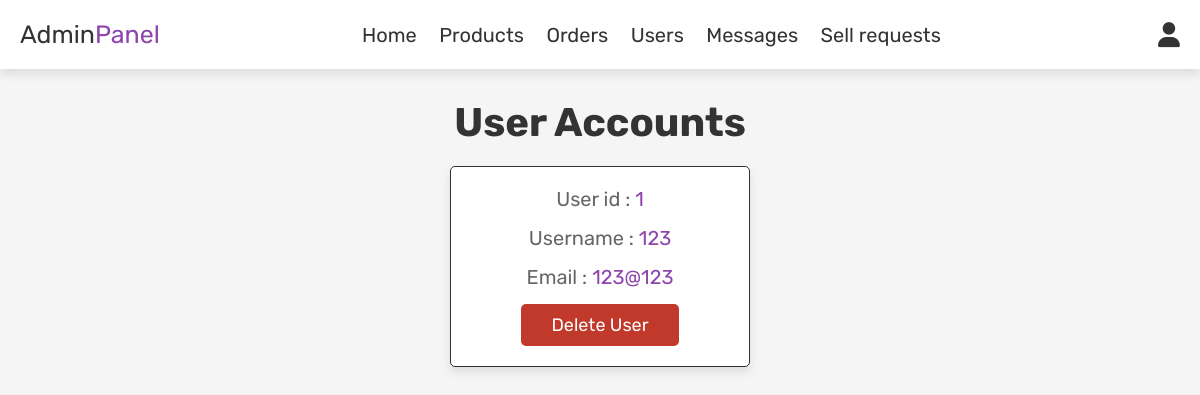
The page /admin_users.php (signed in) on the database as committed earlier.
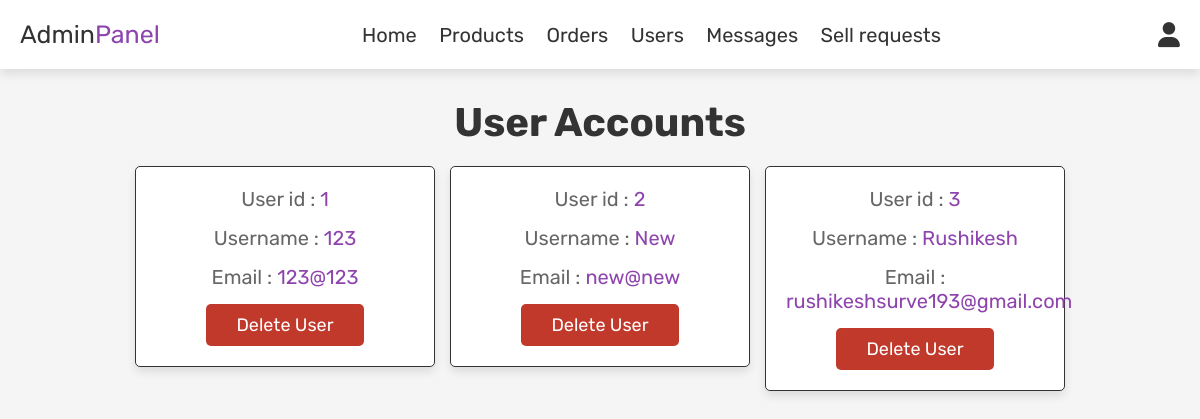
The same page on the database as committed later.
### tables this page shows
CREATE TABLE `users` (
  `id` int NOT NULL AUTO_INCREMENT,
  `name` varchar(100) NOT NULL,
  `email` varchar(100) NOT NULL,
  `password` varchar(100) NOT NULL,
  PRIMARY KEY (`id`)
);

### admin_users.php (the view, shortened to what this page needs)
<?php
include 'config.php';
?>
<!DOCTYPE html>
<html lang="en">
<head>
   <link rel="stylesheet" href="https://cdnjs.cloudflare.com/ajax/libs/font-awesome/6.0.0/css/all.min.css">
   <link rel="stylesheet" href="css/all.min.css">
   <link rel="stylesheet" href="css/admin_style.css">
</head>
<body>
   <?php include 'admin_header.php'; ?>
   <section class="users">
      <h1 class="title"> User Accounts </h1>
      <div class="box-container">
         <?php
         $select_users = mysqli_query($conn, "SELECT * FROM `users`") or die('Query failed');
         while ($fetch_users = mysqli_fetch_assoc($select_users)) {
            ?>
            <div class="box">
               <p> User id : <span>
                     <?php echo $fetch_users['id']; ?>
                  </span> </p>
               <p> Username : <span>
                     <?php echo $fetch_users['name']; ?>
                  </span> </p>
               <p> Email : <span>
                     <?php echo $fetch_users['email']; ?>
                  </span> </p>
               <a href="admin_users.php?delete=<?php echo $fetch_users['id']; ?>"
                  onclick="return confirm('Delete this user?');" class="delete-btn">Delete User</a>
            </div>
            <?php
         }
         ?>
      </div>
   </section>
</body>
</html>

Rows that differ between the two databases and show on the page:
added users: id "2", name "New", email "new@new"
added users: id "3", name "Rushikesh", email "rushikeshsurve193@gmail.com"
